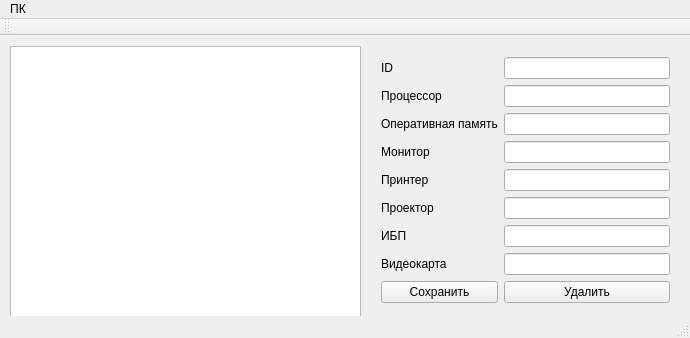
<?xml version="1.0" encoding="UTF-8"?>
<ui version="4.0">
 <class>MainWindow</class>
 <widget class="QMainWindow" name="MainWindow">
  <property name="geometry">
   <rect>
    <x>0</x>
    <y>0</y>
    <width>690</width>
    <height>338</height>
   </rect>
  </property>
  <property name="windowTitle">
   <string>SADB</string>
  </property>
  <property name="windowIcon">
   <iconset resource="recources.qrc">
    <normaloff>:/new/prefix1/main.ico</normaloff>:/new/prefix1/main.ico</iconset>
  </property>
  <widget class="QWidget" name="centralWidget">
   <widget class="QTreeView" name="treeView">
    <property name="geometry">
     <rect>
      <x>10</x>
      <y>10</y>
      <width>351</width>
      <height>271</height>
     </rect>
    </property>
   </widget>
   <widget class="QWidget" name="">
    <property name="geometry">
     <rect>
      <x>370</x>
      <y>10</y>
      <width>311</width>
      <height>271</height>
     </rect>
    </property>
    <layout class="QGridLayout" name="gridLayout">
     <item row="0" column="0">
      <widget class="QLabel" name="label">
       <property name="text">
        <string>ID</string>
       </property>
      </widget>
     </item>
     <item row="0" column="1" colspan="2">
      <widget class="QLineEdit" name="lineEditId">
       <property name="readOnly">
        <bool>true</bool>
       </property>
      </widget>
     </item>
     <item row="1" column="0">
      <widget class="QLabel" name="label_2">
       <property name="text">
        <string>Процессор</string>
       </property>
      </widget>
     </item>
     <item row="1" column="1" colspan="2">
      <widget class="QLineEdit" name="lineEditCpu"/>
     </item>
     <item row="2" column="0">
      <widget class="QLabel" name="label_3">
       <property name="text">
        <string>Оперативная память</string>
       </property>
      </widget>
     </item>
     <item row="2" column="1" colspan="2">
      <widget class="QLineEdit" name="lineEditRam"/>
     </item>
     <item row="3" column="0">
      <widget class="QLabel" name="label_4">
       <property name="text">
        <string>Монитор</string>
       </property>
      </widget>
     </item>
     <item row="3" column="1" colspan="2">
      <widget class="QLineEdit" name="lineEditDisplay"/>
     </item>
     <item row="4" column="0">
      <widget class="QLabel" name="label_5">
       <property name="text">
        <string>Принтер</string>
       </property>
      </widget>
     </item>
     <item row="4" column="1" colspan="2">
      <widget class="QLineEdit" name="lineEditPrinter"/>
     </item>
     <item row="5" column="0">
      <widget class="QLabel" name="label_6">
       <property name="text">
        <string>Проектор</string>
       </property>
      </widget>
     </item>
     <item row="5" column="1" colspan="2">
      <widget class="QLineEdit" name="lineEditProjector"/>
     </item>
     <item row="6" column="0">
      <widget class="QLabel" name="label_7">
       <property name="text">
        <string>ИБП</string>
       </property>
      </widget>
     </item>
     <item row="6" column="1" colspan="2">
      <widget class="QLineEdit" name="lineEditUps"/>
     </item>
     <item row="7" column="0">
      <widget class="QLabel" name="label_8">
       <property name="text">
        <string>Видеокарта</string>
       </property>
      </widget>
     </item>
     <item row="7" column="1" colspan="2">
      <widget class="QLineEdit" name="lineEditGpu"/>
     </item>
     <item row="8" column="0">
      <widget class="QPushButton" name="pushButtonSave">
       <property name="text">
        <string>Сохранить</string>
       </property>
       <property name="icon">
        <iconset resource="recources.qrc">
         <normaloff>:/new/prefix1/table_save.png</normaloff>:/new/prefix1/table_save.png</iconset>
       </property>
       <property name="iconSize">
        <size>
         <width>24</width>
         <height>24</height>
        </size>
       </property>
      </widget>
     </item>
     <item row="8" column="1" colspan="2">
      <widget class="QPushButton" name="pushButtonDelete">
       <property name="text">
        <string>Удалить</string>
       </property>
       <property name="icon">
        <iconset resource="recources.qrc">
         <normaloff>:/new/prefix1/table_delete.png</normaloff>:/new/prefix1/table_delete.png</iconset>
       </property>
       <property name="iconSize">
        <size>
         <width>24</width>
         <height>24</height>
        </size>
       </property>
      </widget>
     </item>
    </layout>
   </widget>
  </widget>
  <widget class="QMenuBar" name="menuBar">
   <property name="geometry">
    <rect>
     <x>0</x>
     <y>0</y>
     <width>690</width>
     <height>21</height>
    </rect>
   </property>
   <widget class="QMenu" name="menu">
    <property name="title">
     <string>ПК</string>
    </property>
    <addaction name="menuNew"/>
   </widget>
   <addaction name="menu"/>
  </widget>
  <widget class="QToolBar" name="mainToolBar">
   <attribute name="toolBarArea">
    <enum>TopToolBarArea</enum>
   </attribute>
   <attribute name="toolBarBreak">
    <bool>false</bool>
   </attribute>
  </widget>
  <widget class="QStatusBar" name="statusBar"/>
  <action name="menuNew">
   <property name="text">
    <string>Новый</string>
   </property>
  </action>
 </widget>
 <layoutdefault spacing="6" margin="11"/>
 <resources>
  <include location="recources.qrc"/>
 </resources>
 <connections/>
</ui>
